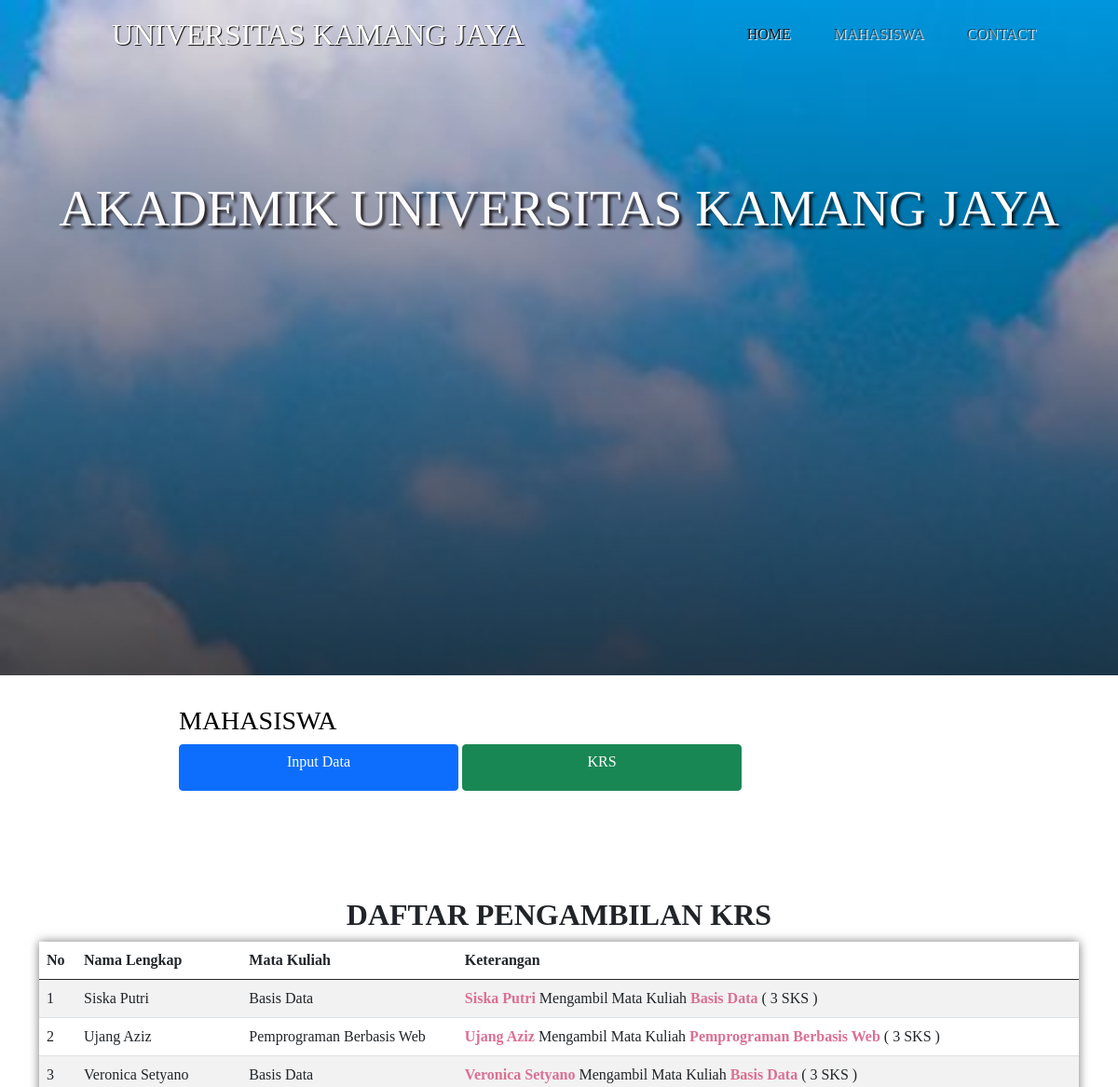
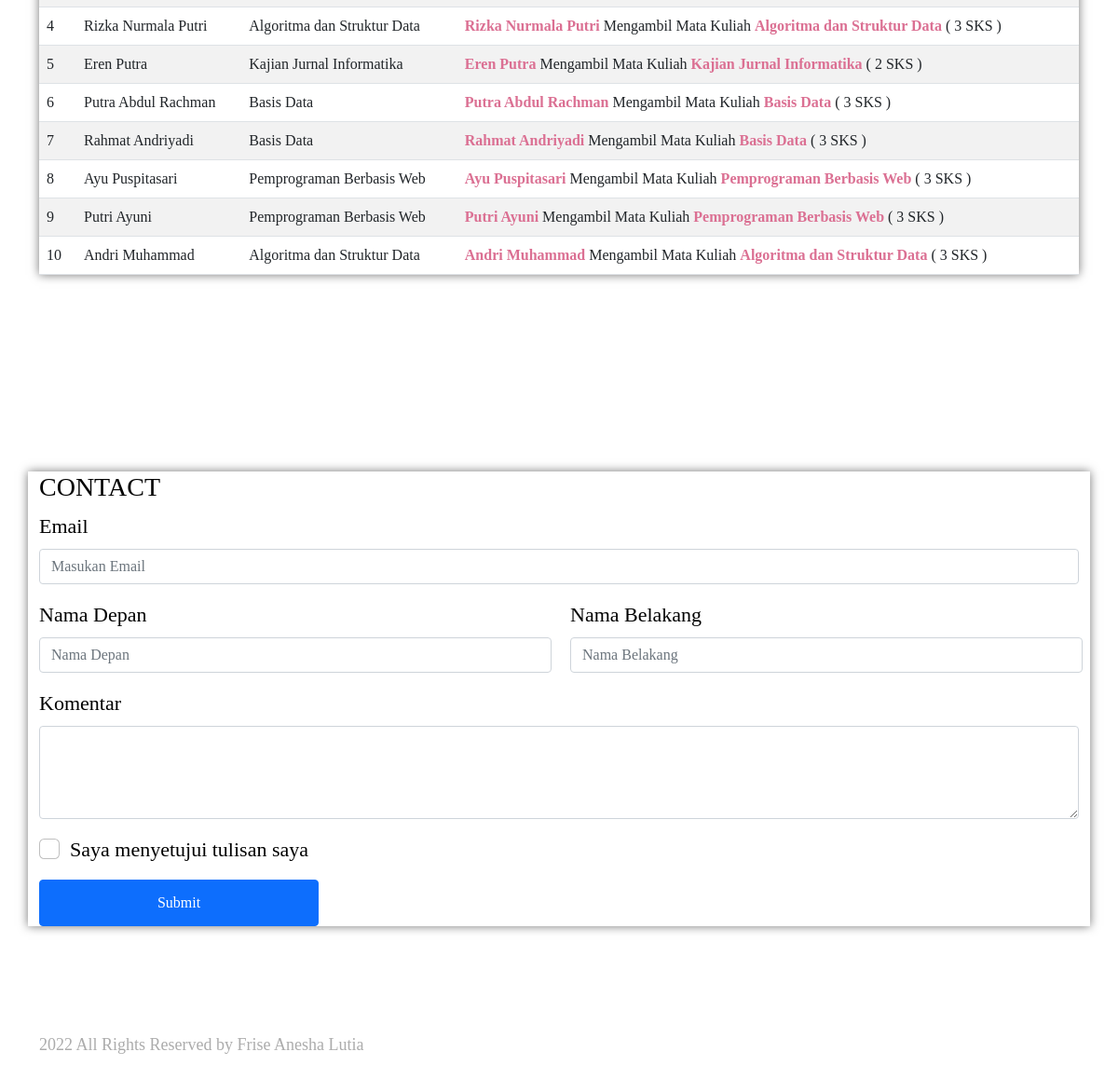
The page / on the database its author committed (2 pictures, top to bottom).
### tables this page shows
CREATE TABLE `krs` (
  `id` int(11) NOT NULL,
  `mahasiswa_npm` char(13) NOT NULL,
  `matakuliah_kodemk` char(6) NOT NULL
);

CREATE TABLE `mahasiswa` (
  `npm` char(13) NOT NULL,
  `nama` varchar(50) NOT NULL,
  `jurusan` enum('Teknik Informatika','Sistem Informasi') NOT NULL,
  `alamat` text NOT NULL
);

CREATE TABLE `matakuliah` (
  `kodemk` char(6) NOT NULL,
  `namamk` varchar(50) NOT NULL,
  `jumlah_sks` int(3) NOT NULL
);

### getdata.php (called while the page is built)
<?php
include("koneksi.php");
$query = "SELECT krs.id, mahasiswa.nama, matakuliah.namamk, matakuliah.jumlah_sks FROM krs JOIN mahasiswa ON krs.mahasiswa_npm = mahasiswa.npm JOIN matakuliah ON krs.matakuliah_kodemk = matakuliah.kodemk";
$run = mysqli_query($conn, $query);
?>

### index.php (the view, shortened to what this page needs)
<?php
include ("getdata.php");
?>
<!Doctype html>
<html lang="en">
  <head>
    <link href="https://cdn.jsdelivr.net/npm/bootstrap@5.0.2/dist/css/bootstrap.min.css" rel="stylesheet">
    <link href="style.css" rel='stylesheet'>
  </head>
<body id="home">
    <nav class="navbar navbar-expand-lg navbar-light fixed-top">
      <a class="navbar-brand" href="#">UNIVERSITAS KAMANG JAYA</a>
        <div class="collapse navbar-collapse" id="navbarNavAltMarkup">
          <div class="navbar-nav ms-auto">
            <a class="nav-link active" aria-current="page" href="#home">HOME</a>
            <a class="nav-link" href="#mahasiswa">MAHASISWA</a>
            <a class="nav-link" href="#contact">CONTACT</a>
          </div>
        </div>
    </nav>
    <div class="jumbotron jumbotron-fluid">
        <div class="container">
            <div class="row jusitify-content-center">
                    <h1 class="display-4">AKADEMIK UNIVERSITAS KAMANG JAYA</h1>
                </div>
            </div>
        </div>
    <section class= mahasiswa id="mahasiswa">
        <div class="container mahasiswa">
            <div class="row jusitify-content-center">
                <h3>MAHASISWA</h3>
                    <div class="row">
                        <div class="col justify-content-center">
                            <div class='tombol'>
                                <a href="form.php" class="btn btn-primary">Input Data</a>
                                <a href="#tabel" class="btn btn-success">KRS</a>
                            </div>
                        </div>
                </div>
            </div>
        </div>
    </section>
    <section class="tampil-data" id="tabel">
        <div class="container tampil-data">
            <h2 style="text-align:center;font-weight:bolder;">DAFTAR PENGAMBILAN KRS</h2>
                        <table class="table table-striped" id='table-data'>
                            <thead>
                                <tr>
                                    <th scope="col" >No</th>
                                    <th scope="col" >Nama Lengkap</th>
                                    <th scope="col" >Mata Kuliah</th>
                                    <th scope="col" >Keterangan</th>
                                </tr>
                            </thead>
                            <tbody>
                                <?php
                                if (!isset($query)) {
                                    echo "Belum ada yang mengisi KRS";
                                }else{
                                    while ($row = mysqli_fetch_assoc($run)){
                                        echo '<tr>
                                        <td>' . $row['id'] . '</td>
                                        <td>' . $row['nama'] . '</td>
                                        <td>' . $row['namamk'] . '</td>
                                        <td>' . "<span style='color:palevioletred;font-weight:bolder;'>".$row['nama']."</span>". ' Mengambil Mata Kuliah ' . "<span style='color:palevioletred;font-weight:bolder;'>" . $row['namamk'] ."</span>". " ( ".$row['jumlah_sks'] . ' SKS )' . '</td>
                                        </tr>';
                                    }
                                }
                                ?>
                            </tbody>
                        </table>
                    </div>
    </section>
    <section class="contact" id="contact">
      <div class="container">
        <div class="row jusitify-content-center">
          <h3>CONTACT</h3>
          <form class="contact">
            <div class="mb-3">
              <label for="inputEmail" class="form-label">Email</label>
              <input type="email" class="form-control" id="exampleInputEmail1" aria-describedby="email" placeholder="Masukan Email">
            </div>
            <div class="mb-3">
              <div class="row form">
                <div class="col-lg-6">
                  <label for="inputNama" class="form-label">Nama Depan</label>
                  <input type="text" class="form-control" id="inputNama" aria-describedby="nama" placeholder="Nama Depan">
                </div>
                <div class="col-lg-6">
                  <label for="inputNama" class="form-label">Nama Belakang</label>
                  <input type="text" class="form-control" id="inputNama" aria-describedby="nama" placeholder="Nama Belakang">
                </div>
              </div>
            </div>
            <div class="mb-3">
              <label for="floatingTextarea2" class="form-label">Komentar</label>
                <div class="form-floating" >
                  <textarea class="form-control" id="floatingTextarea2" style="height: 100px" ></textarea>
                </div>
            </div>
            <div class="mb-3 form-check">
              <input type="checkbox" class="form-check-input" id="exampleCheck1">
              <label class="form-check-label" for="exampleCheck1">Saya menyetujui tulisan saya</label>
            </div>
            <button type="submit" class="btn btn-primary">Submit</button>
          </form>
        </div>
      </div>
    </section>
    <div class="container">
      <div class="row footer">
        <div class="col text-right">
          <p>2022 All Rights Reserved by Frise Anesha Lutia</p>
        </div>
      </div>
</body>
</html>

### style.css (style rules this page uses)
* { margin: 0; padding: 0; box-sizing: border-box; font-family: Trebuchet; scroll-behavior: smooth; }
.navbar { z-index: 4; position: fixed; background-color: transparent; position: fixed; transition: 0.6s; padding-right: 50px; padding-left: 50px; }
.navbar-brand { font-family: Trebuchet; font-size: 32px; padding-left: 70px; }
.navbar .navbar-brand { text-shadow: 1px 1px 1px rgb(6, 6, 6); color: #fff; }
.navbar-brand,.nav-link { color: #fff; text-shadow: 1px 1px 1px rgb(6, 6, 6); }
.nav-link { text-transform: uppercase; margin-right: 30px; text-shadow: 1px 1px 1px #fff; }
.jumbotron { background-image: url(1.jpg) ; background-size:cover; text-align:center; overflow: hidden; background-attachment: fixed; margin-top:-75px; padding:1rem 1rem; height: 800px; position: relative; }
.jumbotron .container { z-index: 1; position: relative; }
.jumbotron::after { content:''; display: block; width: 100%; height: 100%; background-image: linear-gradient(to top, rgba(0, 0, 0, 0.692), rgba(0,0,0,0)); position: absolute; bottom: 0; right: 0; }
.jumbotron .display-4 { color:rgb(252, 252, 252); font-size:55px; margin-bottom: 30px; margin-top: 50px; padding-top:200px; font-weight: 500; text-shadow: 3px 3px 3px rgba(10, 0, 0, 0.808); }
.mahasiswa .container { color:rgb(0, 0, 0); font-family: Trebuchet; position: relative; height: 10px; width: 840px; }
section { padding-top: 2rem; padding-bottom: 4rem; }
.tombol { text-align: left; }
.btn { width: 300px; height: 50px; text-align: center; }
.tampil-data h2 { margin-bottom: 10px; }
.tampil-data { margin-top: 50px; margin-bottom: 50px; height: 85vh; }
.tampil-data table { box-shadow: 0px 0px 10px rgba(0, 0, 0, 0.541); }
.contact .container { margin-top: 30px; font-family: Trebuchet; font-size: 22px; color: rgb(0, 0, 0); position: relative; box-shadow: 0px 0px 10px rgba(0, 0, 0, 0.541); }
.form input { width: 550px; }
.footer { margin-top:50px; }
.footer p { color: #acacac; font-size: 18px; }

### rows shown on the page
krs: id "1", mahasiswa_npm.nama "Siska Putri", matakuliah_kodemk.namamk "Basis Data", matakuliah_kodemk.jumlah_sks "3"
krs: id "2", mahasiswa_npm.nama "Ujang Aziz", matakuliah_kodemk.namamk "Pemprograman Berbasis Web", matakuliah_kodemk.jumlah_sks "3"
krs: id "3", mahasiswa_npm.nama "Veronica Setyano", matakuliah_kodemk.namamk "Basis Data", matakuliah_kodemk.jumlah_sks "3"
krs: id "4", mahasiswa_npm.nama "Rizka Nurmala Putri", matakuliah_kodemk.namamk "Algoritma dan Struktur Data", matakuliah_kodemk.jumlah_sks "3"
krs: id "5", mahasiswa_npm.nama "Eren Putra", matakuliah_kodemk.namamk "Kajian Jurnal Informatika", matakuliah_kodemk.jumlah_sks "2"
krs: id "6", mahasiswa_npm.nama "Putra Abdul Rachman", matakuliah_kodemk.namamk "Basis Data", matakuliah_kodemk.jumlah_sks "3"
krs: id "7", mahasiswa_npm.nama "Rahmat Andriyadi", matakuliah_kodemk.namamk "Basis Data", matakuliah_kodemk.jumlah_sks "3"
krs: id "8", mahasiswa_npm.nama "Ayu Puspitasari", matakuliah_kodemk.namamk "Pemprograman Berbasis Web", matakuliah_kodemk.jumlah_sks "3"
krs: id "9", mahasiswa_npm.nama "Putri Ayuni", matakuliah_kodemk.namamk "Pemprograman Berbasis Web", matakuliah_kodemk.jumlah_sks "3"
krs: id "10", mahasiswa_npm.nama "Andri Muhammad", matakuliah_kodemk.namamk "Algoritma dan Struktur Data", matakuliah_kodemk.jumlah_sks "3"
